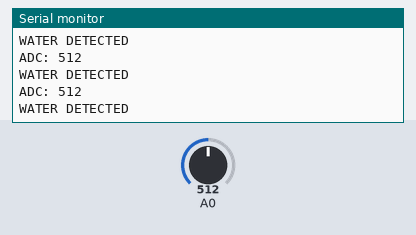
Recording of a sketch running on a simulated Arduino Uno, built with avr-gcc and run on an emulated ATmega328P. Shown: the last lines printed to the serial monitor. The test bench sets the inputs (shaded band); at power-on: A0 = 512.

Above: at 1.2 s.
1.3 s: A0 set to 15
At 1.56 s:
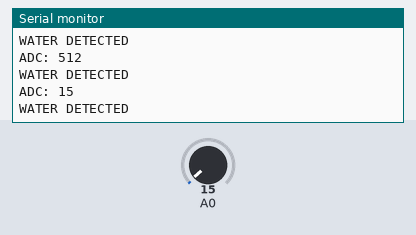
2.8 s: A0 set to 12
At 2.96 s:
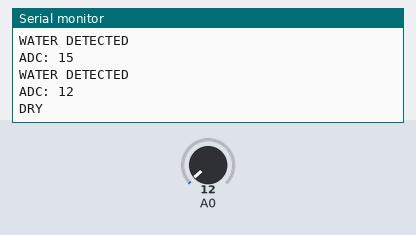
Timing chart, 0 to 5.8 s (numbered marks = the images above; inputs shaded):
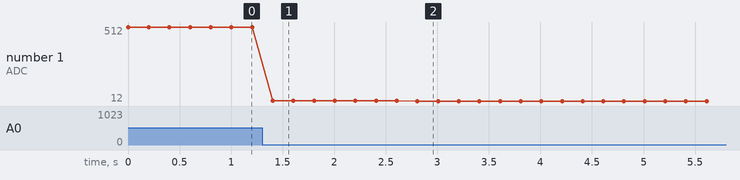

The sketch:

WaterDetectionADC.ino
```cpp
const int threshold = 14;

void setup()
{
    Serial.begin(115200);
}

void loop()
{
    int sensorValue = analogRead(A0);

    Serial.print("ADC: ");
    Serial.println(sensorValue);

    if(sensorValue >= threshold)
    {
        Serial.println("WATER DETECTED");
    }
    else
    {
        Serial.println("DRY");
    }

    delay(200);
}
```

Measured:
- the behaviour switches between 14 and 13 on A0 (found by bisection; images 1 and 2)
- after the input at 1.3 s, the serial monitor: prints a new line after 0.10 s (image 1)
- after the input at 2.8 s, the serial monitor: prints a new line at once (image 2)
- plotted number 1: 512 → 15 after the input at 1.3 s, 15 → 12 after the input at 2.8 s
